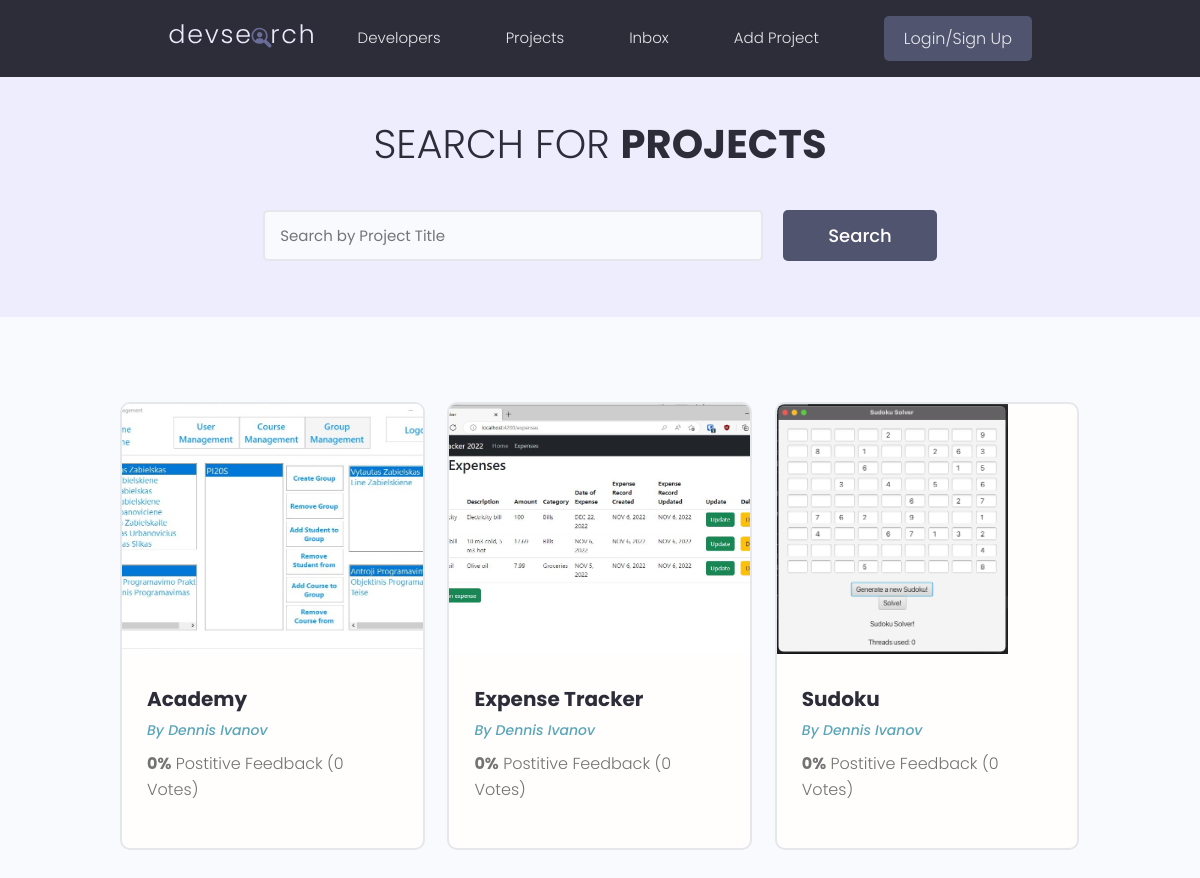
Before: / with the older database file.
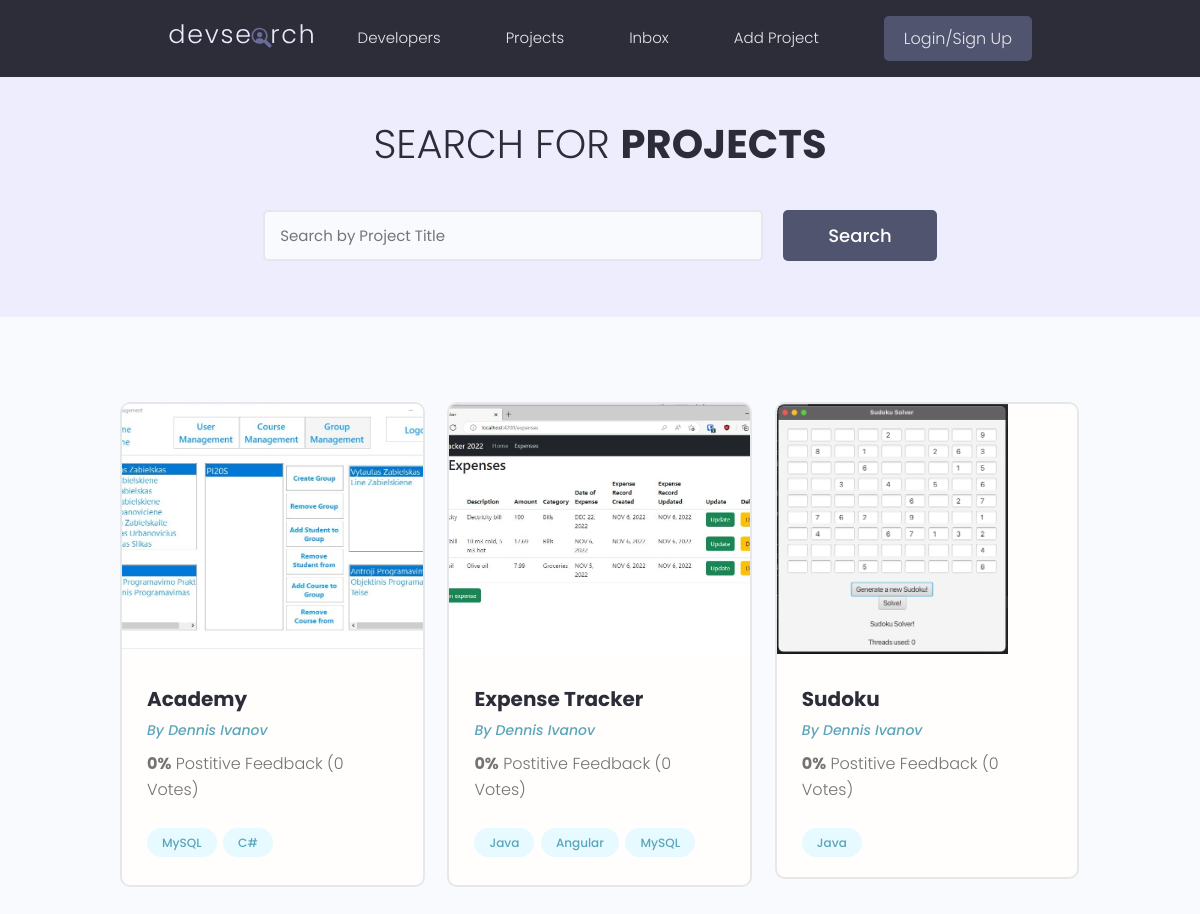
After: the same page with the newer database file.
### projects/models.py (models this page shows, shortened)
class Project(models.Model):
    title = models.CharField(max_length=200)
    description = models.TextField(null=True, blank=True)
    featured_image = models.ImageField(null=True, blank=True, default="default.jpg")
    demo_link = models.CharField(max_length=2000, null=True, blank=True)
    source_link = models.CharField(max_length=2000, null=True, blank=True)
    tags = models.ManyToManyField("Tag", blank=True)
    vote_total = models.IntegerField(default=0, null=True, blank=True)
    vote_ratio = models.IntegerField(default=0, null=True, blank=True)
    created = models.DateTimeField(auto_now_add=True)
    id = models.UUIDField(default=uuid.uuid4, unique=True, primary_key=True, editable=False)

class Tag(models.Model):
    name = models.CharField(max_length=200)
    created = models.DateTimeField(auto_now_add=True)
    id = models.UUIDField(default=uuid.uuid4, unique=True, primary_key=True, editable=False)
    def __str__(self):
        return self.name

### projects/views.py (the view)
# urls.py: path("", include("projects.urls"))
def projects(request):
    projects = Project.objects.all()
    context = {"projects" : projects}
    return render(request, "projects/projects.html", context)

### projects/templates/projects/projects.html (shortened to what this page needs)
{% extends "main.html" %} {% block content %}
<main class="projects">
	<section class="hero-section text-center">
		<div class="container container--narrow">
			<div class="hero-section__box">
				<h2>Search for <span>Projects</span></h2>
			</div>
			<div class="hero-section__search">
				<form
					class="form"
					action="#"
					method="get"
				>
					<div class="form__field">
						<input
							class="input input--text"
							id="formInput#search"
							type="text"
							name="text"
							placeholder="Search by Project Title"
						/>
					</div>
					<input
						class="btn btn--sub btn--lg"
						type="submit"
						value="Search"
					/>
				</form>
			</div>
		</div>
	</section>
	<section class="projectsList">
		<div class="container">
			<div class="grid grid--three">
				{% for project in projects %}
				<div class="column">
					<div class="card project">
						<a
							href="{% url 'project' project.id %}"
							class="project"
						>
							<img
								class="project__thumbnail"
								src="{{ project.featured_image.url }}"
								alt="project thumbnail"
							/>
							<div class="card__body">
								<h3 class="project__title">{{ project.title }}</h3>
								<p>
									<a
										class="project__author"
										href="{% url 'project' project.id %}"
										>By Dennis Ivanov</a
									>
								</p>
								<p class="project--rating">
									<span style="font-weight: bold">{{ project.vote_ratio }}%</span> Postitive
									Feedback ({{ project.vote_total }} Vote{{project.vote_total|pluralize:"s"}})
								</p>
								<div class="project__tags">
									{% for tag in project.tags.all %}
									<span class="tag tag--pill tag--main">
										<small>{{ tag }}</small>
									</span>
									{% endfor %}
								</div>
							</div>
						</a>
					</div>
				</div>
				{% endfor %}
</main>
{% endblock content %}

### templates/main.html (shortened to what this page needs)
<!DOCTYPE html>
{% load static %}
<html>
	<head>
		<link
			rel="stylesheet"
			href="https://cdn.iconmonstr.com/1.3.0/css/iconmonstr-iconic-font.min.css"
		/>
		<link
			rel="stylesheet"
			href="{% static 'uikit/styles/uikit.css' %}"
		/>
		<link
			rel="stylesheet"
			href="{% static 'styles/app.css' %}"
		/>
	</head>
	<body>
		{% include "navbar.html" %} {% block content %} {% endblock content %}
	</body>
</html>

### templates/navbar.html (shortened to what this page needs)
{% load static %}
<header class="header">
	<div class="container container--narrow">
		<a
			href="{%  url 'projects' %}"
			class="header__logo"
		>
			<img
				src="{% static 'images/logo.svg' %}"
				alt="DevSearch Logo"
			/>
		</a>
		<nav class="header__nav">
			<ul class="header__menu">
				<li class="header__menuItem">
					<a href="">Developers</a>
				</li>
				<li class="header__menuItem">
					<a href="{%  url 'projects' %}">Projects</a>
				</li>
				<li class="header__menuItem">
					<a href="">Inbox</a>
				</li>
				<li class="header__menuItem">
					<a href="{% url 'create-project' %}">Add Project</a>
				</li>
				<li class="header__menuItem">
					<a
						href=""
						class="btn btn--sub"
						>Login/Sign Up</a
					>
				</li>
			</ul>
		</nav>
	</div>
</header>

### static/styles/app.css (style rules this page uses)
:root { --color-sub: #2d2d39; }
.btn--sub { background-color: var(--color-sub-light); }
.card { border: 2px solid var(--color-light); }
img { width: 100%; }
.header { position: sticky; z-index: 111; background-color: var(--color-sub); padding: 1.5rem 0; }
.header > .container { display: flex; justify-content: space-between; align-items: center; }
.header__logo > img { height: 3.8rem; }
.header__nav > ul { display: inline-flex; align-items: center; list-style: none; gap: 6.5rem; }
.header__menuItem > a { color: var(--color-light); font-weight: 300; }
.hero-section { height: 40vh; display: flex; align-items: center; background-color: var(--color-sub); }
.hero-section__box { margin-bottom: 4rem; }
.hero-section__box > h2, .hero-section__box > h2 > span { font-size: 4rem; color: var(--color-light); line-height: 1.3; text-transform: uppercase; }
.hero-section__box > h2 { font-weight: 300; }
.hero-section__box > h2 > span { font-weight: 700; }
.hero-section__search > .form { display: flex; align-items: center; justify-content: center; gap: 2rem; }
.hero-section__search > .form input.input--text { width: 50rem; }
.project__author { font-size: 1.4rem; font-style: italic; }
.project--rating { margin-bottom: 1.6em; margin-top: .5em; }
.projects > .hero-section { background: var(--color-sub-lighter); height: 30vh; }
.projects .hero-section__box { margin-bottom: 2.5rem; }
.projects .hero-section__box > h2 { color: var(--color-sub); }
.projects .hero-section__box > h2 > span { font-weight: 700; color: var(--color-sub); }
.projectsList { margin-top: 8rem; }
.project__thumbnail { height: 25rem; object-fit: cover; object-position: top center; }
.project__title { font-size: 2rem; font-weight: 700; color: var(--color-sub); }

### static/uikit/styles/modules/_variables.css (style rules this page uses)
:root { --color-main: #5aa5b9; --color-main-light: #e6faff; --color-sub: #3f4156; --color-sub-light: #51546e; --color-sub-lighter: #ededfd; --color-text: #737373; --color-gray: #8b8b8b; --color-light: #e5e7eb; --color-light-gray: #767676; --color-bg: #f8fafd; --color-white: #fffefd; --color-white-light: #f3f3f3; --color-success: #359e64; --color-success-bg: #def8e8; --color-error: #fc4b0b; --color-error-bg: #fff2ee; --font-base: 'Poppins', arial, helvetica, 'Segoe UI', roboto, ubuntu, sans-serif; --font-monospace: 'Fira Code', 'Courier New', courier, monospace; --font-regular: 300; --font-medium: 500; --font-bold: 700; --generic-shadow: 1px 1px 5px #00000010; --generic-transition: all 0.3s ease-in-out; }

### static/uikit/styles/modules/_base.css (style rules this page uses)
* { margin: 0; padding: 0; box-sizing: border-box; text-rendering: optimizeLegibility; color: inherit; font-size: inherit; }
html { font-size: 50%; }
@media only screen and (min-width: 480px) { html { font-size: 56.25%; } }
@media only screen and (min-width: 1200px) { html { font-size: 62.5%; } }
body { line-height: 1.6; font-weight: 400; font-size: 1.5rem; color: var(--color-text); background-color: var(--color-bg); min-height: 100vh; }

### static/uikit/styles/modules/_typography.css (style rules this page uses)
* { font-family: var(--font-base); }
h2 { font-size: 3.6rem; font-weight: var(--font-bold); }
h3 { font-size: 3.2rem; font-weight: var(--font-medium); }
p, span, strong { font-size: 1.6rem; color: var(--color-text); font-weight: var(--font-regular); }
a { padding-bottom: 2px; text-decoration: none; display: inline-block; color: var(--color-main); font-weight: var(--font-medium); }

### static/uikit/styles/modules/_utilities.css (style rules this page uses)
.container { width: 92%; max-width: 165rem; margin: 0 auto; box-sizing: border-box; }
.container--narrow { width: 92%; max-width: 120rem; }
@media screen and (min-width: 1000px) { .container { width: 90%; } }
@media screen and (min-width: 1000px) { .container--narrow { width: 85%; } }
@media screen and (min-width: 1200px) { .container { width: 80%; } }
@media screen and (min-width: 1200px) { .container--narrow { width: 72%; } }
.text-center { text-align: center; }

### static/uikit/styles/modules/_button.css (style rules this page uses)
.btn { display: inline-block; position: relative; cursor: pointer; background-color: var(--color-light); font-weight: var(--font-medium); color: var(--color-sub); text-decoration: none; padding: 1rem 2rem; border-radius: 0.5rem; border: none; width: -webkit-fit-content; width: -moz-fit-content; width: fit-content; height: -webkit-fit-content; height: -moz-fit-content; height: fit-content; font-size: 1.6rem; outline-width: 0; outline-color: transparent; -webkit-backface-visibility: hidden; backface-visibility: hidden; transition: all 0.3s ease-in-out; }
.btn--sub { background-color: var(--color-sub); color: var(--color-white); }
.btn--lg { font-size: 1.8rem; padding: 1.2rem 4.5rem; }

Changed rows visible on the page:
added Tag: name "MySQL"
added Tag: name "C#", shown under Project "Academy"
added Tag: name "Java"
added Tag: name "Angular", shown under Project "Expense Tracker"
